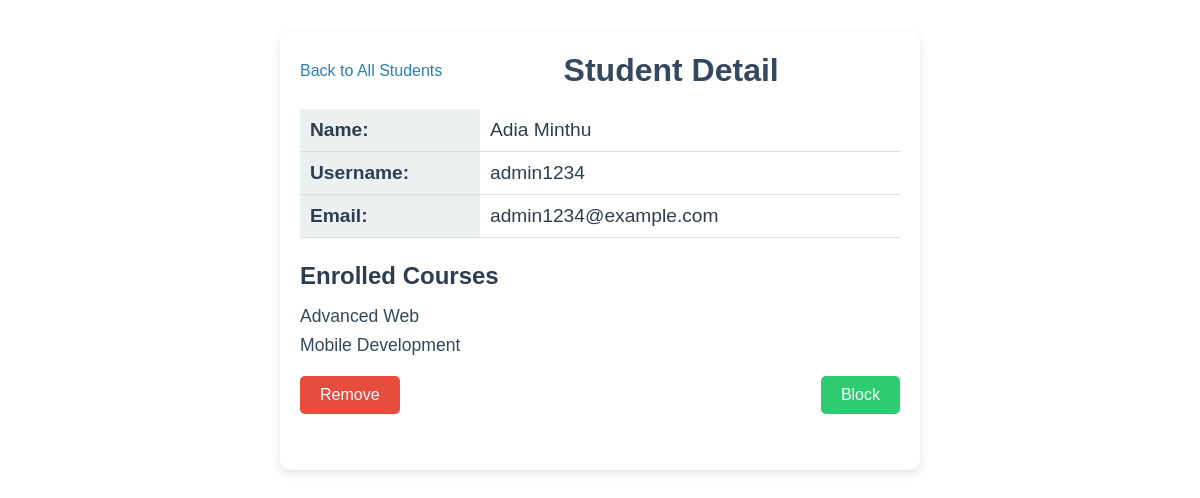
/student/1/ (signed in), run on the app's committed database.
### eLearning/models.py (models this page shows, shortened)
class Enrollment(models.Model):
    student = models.ForeignKey(User, on_delete=models.CASCADE, related_name='enrollments')
    course = models.ForeignKey(Course, on_delete=models.CASCADE, related_name='enrollments')
    enrollment_date = models.DateTimeField(auto_now_add=True)
    blocked = models.BooleanField(default=False) # # Indicator if the enrollment is blocked

class Course(models.Model):
    teacher = models.ForeignKey(User, on_delete=models.CASCADE, related_name='courses')
    course_name = models.CharField(max_length=255, null=True, blank=True)
    course_description = models.TextField()
    course_created = models.DateTimeField(auto_now_add=True)

### eLearning/views.py (the view)
# urls.py: path('student/<int:student_id>/', views.student_information, name='student_information'), # view the information of a specific student
@login_required
def student_information(request, student_id):
    student = get_object_or_404(User, id=student_id)
    enrollments = Enrollment.objects.filter(student=student, course__teacher=request.user)
    blocked = enrollments.filter(blocked=True).exists()  # Check if any enrollment is blocked
    return render(request, 'eLearning/student_information.html', {
        'student': student,
        'enrollments': enrollments,
        'blocked': blocked,
    })

### eLearning/templates/eLearning/student_information.html (shortened to what this page needs)
{% block content %}
<div class="container">
  <div class="header">
    <a href="{% url 'student_records' %}" class="back-link">Back to All Students</a>
    <h2 class="section-title">Student Detail</h2>
  </div>
  <table class="student-detail-table">
    <tr>
      <th>Name:</th>
      <td>{{ student.get_full_name }}</td>
    </tr>
    <tr>
      <th>Username:</th>
      <td>{{ student.username }}</td>
    </tr>
    <tr>
      <th>Email:</th>
      <td>{{ student.email }}</td>
    </tr>
  </table>
  <div class="enrolled-courses">
    <h3>Enrolled Courses</h3>
    <ul>
      {% for enrollment in enrollments %}
        <li>{{ enrollment.course.course_name }}{% if enrollment.blocked %} <span class="blocked">(Blocked)</span>{% endif %}</li>
      {% endfor %}
    </ul>
  </div>
  <div class="action-buttons">
    <form method="POST" action="{% url 'student_removed' student.id %}" class="form-inline">
      <button type="submit" class="btn btn-remove">Remove</button>
    </form>
    <form method="POST" action="{% url 'block_student' student.id %}" class="form-inline">
      <button type="submit" class="btn {% if blocked %}btn-unblock{% else %}btn-block{% endif %}">
        {% if blocked %}Unblock{% else %}Block{% endif %}
      </button>
    </form>
  </div>
</div>
{% endblock %}

### eLearning/templates/eLearning/student_information.html (style rules this page uses)
.container { max-width: 600px; margin: 2em auto; padding: 20px; background-color: #ffffff; box-shadow: 0 4px 8px rgba(0, 0, 0, 0.1); border-radius: 10px; font-family: 'Arial', sans-serif; }
.header { display: flex; justify-content: space-between; align-items: center; margin-bottom: 20px; }
.section-title { font-size: 2em; color: #34495e; margin: 0; text-align: center; flex-grow: 1; }
.student-detail-table { width: 100%; margin-bottom: 20px; border-collapse: collapse; }
.student-detail-table th, .student-detail-table td { padding: 10px; text-align: left; border-bottom: 1px solid #ddd; font-size: 1.2em; color: #2c3e50; }
.student-detail-table th { background-color: #ecf0f1; width: 30%; }
.enrolled-courses { margin-bottom: 20px; }
.enrolled-courses h3 { font-size: 1.5em; color: #2c3e50; margin-bottom: 10px; }
.enrolled-courses ul { list-style-type: none; padding: 0; }
.enrolled-courses li { font-size: 1.1em; color: #34495e; margin-bottom: 8px; }
.action-buttons { display: flex; justify-content: space-between; margin-bottom: 20px; }
.form-inline { display: inline; }
.btn { padding: 10px 20px; font-size: 1em; border-radius: 5px; border: none; cursor: pointer; color: #ffffff; transition: background-color 0.3s ease; }
.btn-remove { background-color: #e74c3c; }
.btn-block { background-color: #2ecc71; }
.back-link { font-size: 16px; color: #2980b9; text-decoration: none; transition: color 0.3s ease; }

### data on the page
Enrollment: course.course_name "Advanced Web"
Enrollment: course.course_name "Mobile Development"

### other printed values
{{ student.get_full_name }} "Adia Minthu"
{{ student.username }} "admin1234"
{{ student.email }} "admin1234@example.com"
